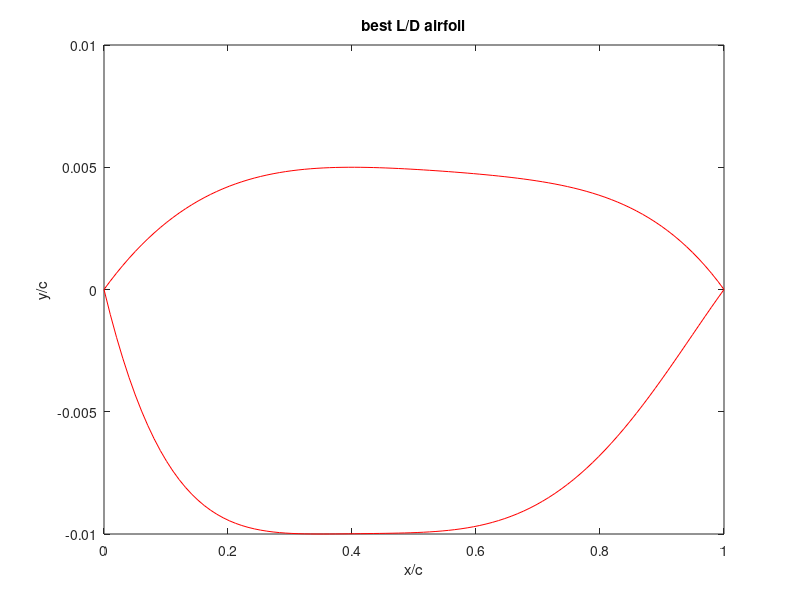
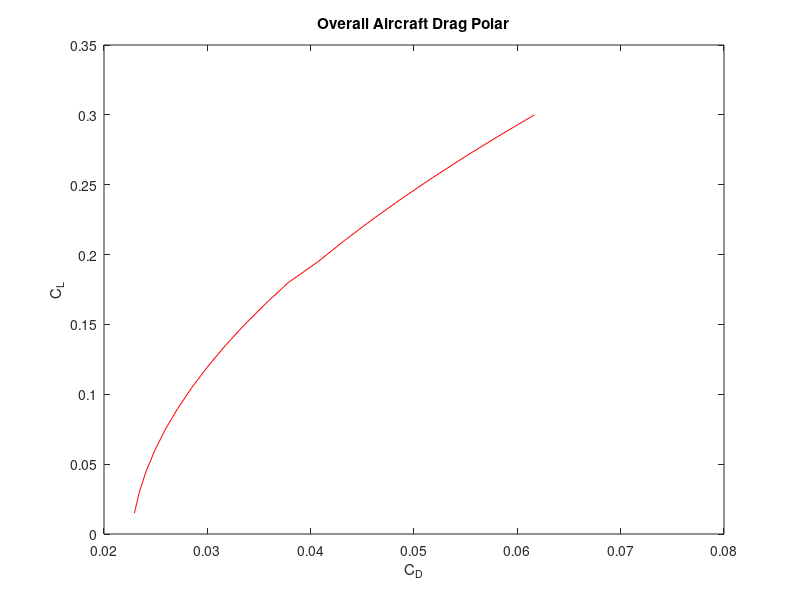
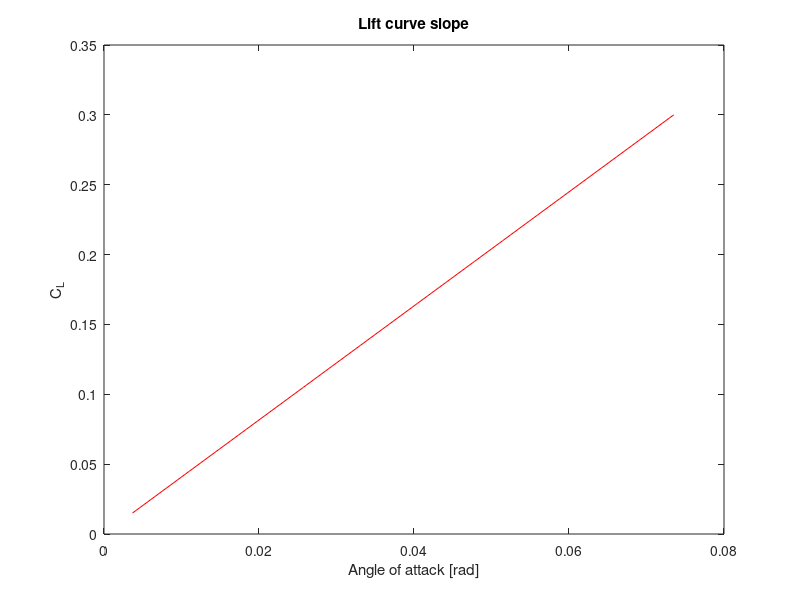
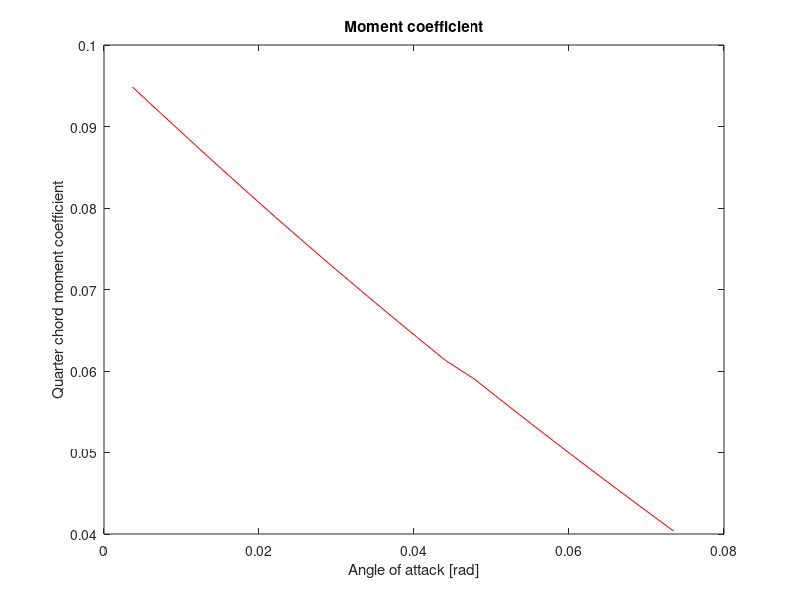

The MATLAB script that drew these images, in order:
% =============================================================================
% AIRFOIL GEOMETRY + AERODYNAMIC ANALYSIS
% =============================================================================
% Purpose:
%   1) Fit polynomial airfoil surfaces from LE radius, crest location, and TE slopes.
%   2) Compute section pressures, lift, and drag (subsonic thin-airfoil +
%      Prandtl-Glauert, or supersonic shock-expansion).
%   3) Sweep crest geometry to maximize L/D.
%   4) Check turbulent separation with Stratford's criterion (s_A vs s_B).
%
% Notes:
%   - Subsonic branch: M < 1.  Supersonic branch: M >= 1.
% =============================================================================

clc
clear
close all

%% ======================== 1. MISSION / FLOW INPUTS ========================
C_L=.1321;.5;.1321;                      % 3-D lift coefficient target
sweep=.9599;25*pi/180;.9599;        % wing sweep [deg then rad]; last value used
e=.8534;                      % Oswald efficiency
AR=1.83;8.5;1.83;                   % aspect ratio
C_d_0=0.008779;                        % profile / parasite Cd
i_max=200;                          % chordwise stations for force integration (make sure this ends in a zero)
xx_max=200;                         % stations for thin-airfoil integrals
y=1.4;                              % gamma (ratio of specific heats)
M=2;.78;2;                  % Freestream Mach; first value used
a_inf=343;                          % Freestream air speed of sound
mu=1.789E-5;                        % Freestream air dynamic viscosity
rho=.3;              % Freestream air density 
T_inf=300;                          % Freestream air temperature
p_inf=.2*101300;                    % Freestream air pressure
Cp=1005;                            % Specific heat of air
c_root=27.66;                       % Root chord length
R=287.05;                           % Gas constant for air
D_f=3.1;                            % Fuselage diameter
b=25.52;                            % Wingspan
C_p_0=-1.2;                         %Minimum zero sweep pressure coefficient obtained from XFOIL of BAC XXX airfoil
x_cp0=.05;                          %chordwise fraction of zero sweep pressure coefficient

%% ======================== 2. AIRFOIL GEOMETRY CONTROLS ========================
%note: the inputs below represent dimensions relative to the chord length (x/c)
r_le = 0.017;                        % Wing leading-edge radius / chord
theta_le_u = 2*pi/180;3*pi/180;     % Upper surface leading edge angle
theta_te_u = -2*pi/180;-2*pi/180;   % Upper surface trailing edge angle
theta_le_l = -6*pi/180;-3*pi/180;   % Lower surface leading edge angle
theta_te_l = 2*pi/180;2*pi/180;     % Lower surface trailing edge angle

x_crest_u_min=0.25;                 %Lower bound best L/D max airfoil thickness x location (upper surface)
x_crest_u_max=0.4;                  %Upper bound best L/D max airfoil thickness x location (upper surface)
y_crest_u_min=0.005;                %Lower bound best L/D max airfoil thickness y location (upper surface) 
y_crest_u_max=.01;                  %Upper bound best L/D max airfoil thickness y location (upper surface)
x_crest_l_min=0.25;                 %Lower bound best L/D max airfoil thickness x location (lower surface)
x_crest_l_max=0.4;                  %Upper bound best L/D max airfoil thickness x location (lower surface)
y_crest_l_min=-0.005;               %Lower bound best L/D max airfoil thickness y location (lower surface)
y_crest_l_max=-.015;                 %Upper bound best L/D max airfoil thickness y location (lower surface)

%% ============================= For loop iteration parameters ======================== %%
N=20;                               % upper and lower surface iteration number for Prandtl-Meyer / shock relations
xxxx_max=15;                        % upper section iteration number for Prandtl-Meyer / shock relations
xxxxx_max=20;                       % lower section iteration number for Prandtl-Meyer / shock relations
xxxxxxx_max=15;                     % lower section iteration number for Prandtl-Meyer / shock relations
pp_max=0;                           % iteration number controlling x_crest_l
nn_max=0;                           % iteration number controlling y_crest_l
p_max=0;                            % iteration number controlling x_crest_u
n_max=0;                            % iteration number controlling y_crest_u
C_L_i_max=20;                       % iteration number controlling C_L increment
C_L_max=.3;                         % Max coefficient of lift analyzed for the creation of the plots

v_inf=1;                            % nondimensional freestream speed (do not change)
dx=1/i_max;

CL_ww=[0 0.1 0.3 0.4 0.5 0.6 0.8]; %Raymer's method for induced drag
S_ww=[.91 .91 .925 .9275 .935 .935 .915]; %Raymer's method for induced drag
%% ======================== 3. CREST-GEOMETRY SEARCH LOOPS ========================
for C_L_i=1:C_L_i_max
C_L(C_L_i)=C_L_i/C_L_i_max*C_L_max;
for pp=2:pp_max+2
x_crest_l=(x_crest_l_max-x_crest_l_min)*(pp-2)/pp_max+x_crest_l_min;    
x_crest_l = .35;
for nn=2:nn_max+2
y_crest_l=(y_crest_l_max-y_crest_l_min)*(nn-2)/nn_max+y_crest_l_min;
y_crest_l=-.01;
for p=2:p_max+2
x_crest_u=(x_crest_u_max-x_crest_u_min)*(p-2)/p_max+x_crest_u_min;
x_crest_u=.4;
for n=2:n_max+2
y_crest_u=(y_crest_u_max-y_crest_u_min)*(n-2)/n_max+y_crest_u_min;
y_crest_u=.005;


%% ======================== 4. FIT POLYNOMIAL AIRFOIL SURFACES ========================
% Subsonic (M<1):  y = A1*x^(1/2) + A2*x + a3*x^2 + a4*x^3 + a5*x^4
%   A1 = +/-sqrt(2*r_le) enforces leading-edge radius.
%   Remaining coeffs match crest height, crest slope=0, TE height=0, TE slope.
% Supersonic (M>=1):  ordinary polynomial y = A1*x + ... + a5*x^5
%   (no square-root LE term; LE and TE slopes imposed directly).
if M<1

a1_u = sqrt(2*r_le);                % upper-surface LE radius term

% Matrix for unknowns [a2_u a3_u a4_u a5_u a6_u]'
M_u = [x_crest_u^(1), x_crest_u^(2), x_crest_u^(3), x_crest_u^(4);

    1, (2)*x_crest_u^(1), (3)*x_crest_u^(2), (4)*x_crest_u^(3);

    1, 1, 1, 1;
    
    1, 2, 3, 4];

MM_u = [y_crest_u - a1_u*sqrt(x_crest_u); -(1/2)*a1_u*x_crest_u^(-1/2); -a1_u; tan(theta_te_u) - (1/2)*a1_u];

% Solve
A_u = M_u \ MM_u;

a2_u = A_u(1);
a3_u = A_u(2);
a4_u = A_u(3);
a5_u = A_u(4);

% LOWER SURFACE

a1_l = -sqrt(2*r_le);

% Matrix for unknowns [a2_l a3_l a4_l a5_l]'
M_l = [x_crest_l^(1), x_crest_l^(2), x_crest_l^(3), x_crest_l^(4);

1, (2)*x_crest_l^(1), (3)*x_crest_l^(2), (4)*x_crest_l^(3);

1, 1, 1, 1;
    
1, 2, 3, 4];

MM_l = [y_crest_l - a1_l*sqrt(x_crest_l); -(1/2)*a1_l*x_crest_l^(-1/2); -a1_l; tan(theta_te_l) - (1/2)*a1_l];

% Solve
A_l = M_l \ MM_l;

a2_l = A_l(1);
a3_l = A_l(2);
a4_l = A_l(3);
a5_l = A_l(4);

else

% Matrix for unknowns [a2_u a3_u a4_u a5_u a6_u]'
M_u = [x_crest_u^(1), x_crest_u^(2), x_crest_u^(3), x_crest_u^(4), x_crest_u^(5);

1, (2)*x_crest_u^(1), (3)*x_crest_u^(2),(4)*x_crest_u^(3), (5)*x_crest_u^(4);

    1, 1, 1, 1, 1;
    
    1, 2, 3, 4, 5;
    
    1,0,0,0,0];

MM_u = [y_crest_u; 0; 0; tan(theta_te_u); tan(theta_le_u)];

% Solve
A_u = M_u \ MM_u;

a1_u = A_u(1);
a2_u = A_u(2);
a3_u = A_u(3);
a4_u = A_u(4);
a5_u = A_u(5);
% LOWER SURFACE

% Matrix for unknowns [a2_l a3_l a4_l a5_l]'
M_l = [ x_crest_l^(1), x_crest_l^(2), x_crest_l^(3), x_crest_l^(4), x_crest_l^(5);

    1, (2)*x_crest_l^(1), (3)*x_crest_l^(2), (4)*x_crest_l^(3), (5)*x_crest_l^(4);

    1, 1, 1, 1, 1;
    
    1, 2, 3, 4, 5;
    
    1, 0, 0, 0, 0];

MM_l = [ y_crest_l; 0; 0; tan(theta_te_l); tan(theta_le_l)];

% Solve
A_l = M_l \ MM_l;

a1_l = A_l(1);
a2_l = A_l(2);
a3_l = A_l(3);
a4_l = A_l(4);
a5_l = A_l(5);

end
    
%% ======================== 5. CHORDWISE INTEGRATION SETUP ========================

if M<1
beta=(1-M^2)^.5;
else
beta=(M^2-1)^.5;
end

dx_xx=1/xx_max;
sum_u(1)=0;
sum_l(1)=0;
theta(1)=0;
sum2=0;
sum3=0;
sum4=0;
u(1)=0;
l(1)=0;
sum5(1)=0;
x(1)=0;
for xx=2:xx_max
x(xx)=1/xx_max*(xx-1);
u(xx)=a1_u*x(xx)^(1/2)+a2_u*x(xx)^(1)+a3_u*x(xx)^(2)+a4_u*x(xx)^(3)+a5_u*x(xx)^(4);
s_u(xx)=0.5*a1_u*x(xx).^(-1/2) + 1*a2_u*x(xx).^(0) + 2*a3_u*x(xx).^(1) + 3*a4_u*x(xx).^(2) + 4*a5_u*x(xx).^(3);
l(xx)=a1_l*x(xx).^(1/2)+a2_l*x(xx).^(1)+a3_l*x(xx).^(2)+a4_l*x(xx).^(3)+a5_l*x(xx).^(4);
s_l(xx)=0.5*a1_l*x(xx).^(-1/2)+1*a2_l*x(xx)^(0)+2*a3_l*x(xx)^(1)+3*a4_l*x(xx)^(2)+4*a5_l*x(xx)^(3);
s_camber(xx)=((u(xx)+l(xx))/2-(u(xx-1)+l(xx-1))/2)/dx_xx;
s_camber(xx) = 0.5*(s_u(xx) + s_l(xx));

theta(xx)=acos(1-2*x(xx));
d_theta=(theta(xx)-theta(xx-1));

dy2=s_camber(xx)*d_theta;
sum2=dy2+sum2;
dy3=s_camber(xx)*cos(theta(xx))*d_theta;
sum3=dy3+sum3;
dy4=s_camber(xx)*cos(2*theta(xx))*d_theta;
sum4=dy4+sum4;

% Thin-airfoil Fourier coefficients from camber-line slope
% Thin-airfoil Fourier coefficients from camber-line slope
A1=2/pi*sum3;
A2=2/pi*sum4;
aoa_L0=1/pi*sum2-A1/2;              % zero-lift angle
L_s_2d = 2*pi/(1-M^2)^0.5*(cos(sweep))^2;             % 2-D lift slope with Prandtl-Glauert
eta_s = L_s_2d/(2*pi/beta);
F = 1.07*(1 + D_f/b)^2;
L_s_3d = (2*pi*AR) / (2 + sqrt(4 + (AR^2*beta^2/eta_s^2) * (1 + tan(sweep)^2/beta^2)));
a_i=C_L(C_L_i)/(pi*AR);
% L_s_3d=L_s_2d/(1+L_s_2d/(pi*AR*e)); % 3-D lift slope
aoa(C_L_i)=C_L(C_L_i)/L_s_3d+aoa_L0;              % geometric AoA needed for target CL
A0=aoa(C_L_i)-1/pi*sum2;
% A0=C_L/L_s_3d-A1/2;                 % A0 overwritten to match target CL

if xx<xx_max
x_q(xx)=x(xx);
s_u_q(xx)=0.5*a1_u*x_q(xx).^(-1/2) + 1*a2_u*x_q(xx).^(0) + 2*a3_u*x_q(xx).^(1) + 3*a4_u*x_q(xx).^(2) + 4*a5_u*x_q(xx).^(3);
s_l_q(xx)=0.5*a1_l*x_q(xx).^(-1/2)+1*a2_l*x_q(xx)^(0)+2*a3_l*x_q(xx)^(1)+3*a4_l*x_q(xx)^(2)+4*a5_l*x_q(xx)^(3);
s_camber_q(xx) = 0.5*(s_u_q(xx) + s_l_q(xx));

s_t_u(xx)=(s_u_q(xx)-s_camber_q(xx));
q_u(xx)=v_inf*s_t_u(xx);

% if x_i(i)==x_q(xx)
% dsum5(xx)=0;
% else
% dsum5(xx)=(q_u(xx)/(x_i(i)-x_q(xx)))*dx_xx;
% end

% sum5(xx)=dsum5(xx)+sum5(xx-1);
end

end

D_u=0;                              % running upper-surface "drag" integral (axial)
D_l=0;
L_u=0;                              % running upper-surface "lift" integral (normal)
L_l=0;
r(1)=0;
dx_i=1/i_max;
ppp=0;
v_n(1)=0;
p_u(1)=p_inf*(1+((y-1)/2)*M^2)^(y/(y-1));
p_u_B(1)=p_inf*(1+((y-1)/2)*M^2)^(y/(y-1));
Cmc4(2)=0;
Cpp(1)=1;
% p_u_B(1)=p_inf;
sum6(1)=0;
for i=2:(i_max-.01*i_max)
x_i(i)=1/i_max*(i-1)+.01;
% aoa(C_L_i)=(aoa_high-aoa_low)/i_max*(i-2)+aoa_low;

%% ----- 5a. SUBSONIC BRANCH: thin-airfoil theory + Cp -----
if M<1

uu(i)=a1_u*x_i(i)^(1/2)+a2_u*x_i(i)^(1)+a3_u*x_i(i)^(2)+a4_u*x_i(i)^(3)+a5_u*x_i(i)^(4);
ll(i)=a1_l*x_i(i).^(1/2)+a2_l*x_i(i).^(1)+a3_l*x_i(i).^(2)+a4_l*x_i(i).^(3)+a5_l*x_i(i).^(4);
s_u(i)=0.5*a1_u*x_i(i).^(-1/2) + 1*a2_u*x_i(i).^(0) + 2*a3_u*x_i(i).^(1) + 3*a4_u*x_i(i).^(2) + 4*a5_u*x_i(i).^(3);
s_l(i)=0.5*a1_l*x_i(i).^(-1/2)+1*a2_l*x_i(i)^(0)+2*a3_l*x_i(i)^(1)+3*a4_l*x_i(i)^(2)+4*a5_l*x_i(i)^(3);
s_camber_i(i) = 0.5*(s_u(i) + s_l(i));

theta_B(i)=acos(1-2*x_i(i));
% Vortex-sheet strength (thin-airfoil theory)
gamma(i) = 2*v_inf*( A0*(1+cos(theta_B(i)))/sin(theta_B(i)) + A1*sin(theta_B(i)) + A2*sin(2*theta_B(i)) )/(1-M^2)^.5;
v_u(i)=v_inf+gamma(i)/2;               % upper-surface edge speed

gamma_air = y;                      % 1.4
V_ratio_u = v_u(i) / v_inf;
T_ratio_u = 1 + 0.5*(gamma_air-1)*M^2*(1 - V_ratio_u^2);

% Vacuum / max-speed limiter (T cannot go negative)
if T_ratio_u < 1e-8
    T_ratio_u = 1e-8;
end

p_ratio_u = T_ratio_u^(gamma_air/(gamma_air-1));
Cp_u(i) = (2/(gamma_air*M^2)) * (p_ratio_u - 1);
Re_x=rho*M*a_inf*x_i(i)*c_root/mu;
slope(i)=s_u(i)-aoa(C_L_i);
Cp_u_min_0=1-(1+aoa(C_L_i)/(2*r_le)^.5)^2;
Cp_u_min_0=1-(4*aoa(C_L_i)^2/(r_le+aoa(C_L_i)^2));
Cp_u_min=Cp_u_min_0/(1-M^2)^.5;

T_0 = T_inf*(1+(y-1)/2*M^2);
V_max_B = sqrt(2*Cp*T_0);
Cp_u_min_limit = 1-(V_max_B/(M*a_inf))^2;

aff=4*r_le;

if Cp_u_min>Cp_u(i) && Cp_u_min<0 && x_i(i)<.04
Cp_u(i)=Cp_u_min;
end

% Cd_u_B=1;.03667;
% theta_C=atan(s_u(i))-aoa(C_L_i);
% Cp_u_3(i)=2*(sin(theta_C))*abs(sin(theta_C));
% Cp_u_3(i)=2*(sin(theta_C))/(1-M^2)^.5;
% p0 = p_inf*(1+(y-1)/2*M^2)^(y/(y-1));
% Cp_u_3(i)=(p0-p_inf)*sin(theta_C)/(.5*y*p_inf*M^2);
% p_u_C(i)=(Cp_u_3(i)+p_inf/(.5*rho*(M*a_inf)^2))*(.5*rho*(M*a_inf)^2);

dD_u(i)=(Cp_u(i))*s_u(i)*dx;
dL_u(i)=-(Cp_u(i))*dx;
D_u=dD_u(i)+D_u;
L_u=dL_u(i)+L_u;
r(i)=(L_u)/(D_u);

v_l(i)=v_inf-gamma(i)/2;

% theta_D=atan(-s_l(i))+aoa(C_L_i);
% p0 = p_inf*(1+(y-1)/2*M^2)^(y/(y-1));
% Cp_l_3(i)=(p0-p_inf)*sin(theta_D)/(.5*y*p_inf*M^2);
% p_u_D(i)=(Cp_l_3(i)+p_inf/(.5*rho*(M*a_inf)^2))*(.5*rho*(M*a_inf)^2);

V_ratio_l = v_l(i) / v_inf;
T_ratio_l = 1 + 0.5*(gamma_air-1)*M^2*(1 - V_ratio_l^2);
if T_ratio_l < 1e-8
    T_ratio_l = 1e-8;
end
p_ratio_l = T_ratio_l^(gamma_air/(gamma_air-1));
Cp_l(i) = (2/(gamma_air*M^2)) * (p_ratio_l - 1);
dD_l(i)=-Cp_l(i)*s_l(i)*dx;
dL_l(i)=Cp_l(i)*dx;
D_l=dD_l(i)+D_l;
L_l=dL_l(i)+L_l;
r_l(i)=(L_l)/(D_l);

D_u_true(i)=(L_u)*sin(aoa(C_L_i))+(D_u)*cos(aoa(C_L_i));
L_u_true(i)=(L_u)*cos(aoa(C_L_i))-(D_u)*sin(aoa(C_L_i));
r_u_true(i)=L_u_true(i)/D_u_true(i);
D_l_true(i)=(L_l)*sin(aoa(C_L_i))+(D_l)*cos(aoa(C_L_i));
L_l_true(i)=(L_l)*cos(aoa(C_L_i))-(D_l)*sin(aoa(C_L_i));
L_total(i)=(L_u_true(i)+L_l_true(i));

if M<1
C_l_alpha=2*pi/beta*(cos(sweep))^2;
eta_s = C_l_alpha/(2*pi/beta);
F = 1.07*(1 + D_f/b)^2;
C_L_alpha = (2*pi*AR) / (2 + sqrt(4 + (AR^2*beta^2/eta_s^2) * (1 + tan(sweep)^2/beta^2))); %Raymer
else
C_L_alpha=4/beta;
end


K0=1/C_L_alpha;

if M>=1
K100=1/(pi*AR);
else
K100=1/(pi*AR*e);
end

lowerIdxcl = find(C_L(C_L_i) >= CL_ww, 1, 'last');
if lowerIdxcl == length(CL_ww)
upperIdxcl = lowerIdxcl;
else
upperIdxcl = lowerIdxcl+1;
end

CL_ww_1=CL_ww(lowerIdxcl);
CL_ww_2=CL_ww(upperIdxcl);
S_ww_1=S_ww(lowerIdxcl);
S_ww_2=S_ww(upperIdxcl);
C_ww=-(S_ww_2-S_ww_1)/(CL_ww_2-CL_ww_1)*CL_ww_1+S_ww_1;
S_ww_t=(S_ww_2-S_ww_1)/(CL_ww_2-CL_ww_1)*C_L(C_L_i)+C_ww;

if lowerIdxcl==length(CL_ww)
    S_ww_t=S_ww_2;
elseif upperIdxcl==1
    S_ww_t=S_ww_1;
end

K=S_ww_t*K100+(1-S_ww_t)*K0; %Raymer

c_d_i=K*C_L(C_L_i)^2;

Cd_t(C_L_i)=(D_u_true(i)+D_l_true(i)+c_d_i+C_d_0);
r_i(i)=(L_u_true(i)+L_l_true(i))/Cd_t(C_L_i);

% p_u(i)=(Cp_u(i)+p_inf/(.5*y*p_inf*(M)^2))*(.5*y*p_inf*(M)^2);
% p_min(i)=(Cp_u(i)+Cp_u_3(i)+p_inf/(.5*rho*(M*a_inf)^2))*(.5*rho*(M*a_inf)^2);  
% p_u_ii(i)=p_u(i)+(p_u_C(i)-p_inf);
% p_u_iii(i)=p_u(i);
% % p_min_min(i)=min(p_u_ii(2:end));
% p_min_min(i)=min(p_u(2:end));
% Cp_min(i)=min(Cp_u+Cp_u_3);
Cp_min=C_p_0*(cos(sweep))^2;

% --- Local Mach number ---
M_local = sqrt((2/(y-1)) * ((1 + ((y-1)/2)*M^2) * ((y*M^2/2)*Cp_u(i) + 1)^(-(y-1)/y) - 1 ) );
% --- Local temperature from isentropic relation ---
T_local = T_inf *(1 + ((y-1)/2)*M^2) / (1 + ((y-1)/2)*M_local^2);
% --- Local speed of sound ---
a_local = sqrt(y*R*T_local);
% --- Local velocity ---
V_local(i) = M_local*a_local;
% --- freestream speed of sound ---
a = sqrt(y*R*T_inf);
% --- Freestream velocity ---
V_inf = M*a;

% --- Local Mach number ---
M_cp0 = sqrt((2/(y-1)) * ((1 + ((y-1)/2)*M^2) * ((y*M^2/2)*Cp_min + 1)^(-(y-1)/y) - 1 ) );
% --- Local temperature from isentropic relation ---
T_cp0 = T_inf *(1 + ((y-1)/2)*M^2) / (1 + ((y-1)/2)*M_cp0^2);
% --- Local speed of sound ---
a_cp0 = sqrt(y*R*T_cp0);
% --- Local velocity ---
V_cp0 = M_cp0*a_cp0;

% if p_u_iii(i)==p_min_min(i)
% iii=i;
% sum6(iii-1)=0;
% end

if x_i(i)<=x_cp0
iii=i;
dsum6(i)=(V_local(i)/V_cp0)^3*c_root*dx;
sum6(i)=dsum6(i)+sum6(i-1);
else
x_p(i)=sum6(iii)+(x_i(i)-x_cp0)*c_root;
Re_p=V_local(iii)*x_p(i)/mu;
Cpp(i)=1-(V_local(i)/V_cp0)^2;
dCpp(i)=Cpp(i)-Cpp(i-1);
if dCpp(i)<0
   dCpp(i)=0;
end
s_A(i)=Cpp(i)*(x_p(i)*dCpp(i)/(c_root*dx))^.5;
s_B(i)=.39*(Re_p/10^6)^.1;
end




else
    
    
%% ----- 5b. SUPERSONIC BRANCH: shock-expansion marching -----
M_n=M*cos(sweep); 
L_s_2d=4/(M^2-1)^.5*(cos(sweep))^2;                % Ackeret 2-D lift slope
L_s_3d=4/(M_n^2-1)^.5*cos(sweep);
aoa(C_L_i)=C_L(C_L_i)/L_s_3d;  

uu(i)=a1_u*x_i(i)^(1)+a2_u*x_i(i)^(2)+a3_u*x_i(i)^(3)+a4_u*x_i(i)^(4)+a5_u*x_i(i)^(5);
ll(i)=a1_l*x_i(i).^(1)+a2_l*x_i(i).^(2)+a3_l*x_i(i).^(3)+a4_l*x_i(i).^(4)+a5_l*x_i(i).^(5);
s_u(i)=a1_u + 2*a2_u*x_i(i).^(1) + 3*a3_u*x_i(i).^(2) + 4*a4_u*x_i(i)^(3) + 5*a5_u*x_i(i).^(4);
s_l(i)=a1_l+2*a2_l*x_i(i)^(1)+3*a3_l*x_i(i)^(2)+4*a4_l*x_i(i)^(3)+5*a5_l*x_i(i)^(4);

Bi=45;
M1=M;
beta_low=asin(1/M);
beta_high=pi/2;                     % shock-angle search bounds

ct=dx_i;
if i==2

if theta_le_u-aoa(C_L_i)>0

beta_sh_u=(beta_low+beta_high)/2;
for xxxx=2:xxxx_max

% Oblique-shock theta-beta-M relation (upper LE)
wing_angle_u=atan(2*cot(beta_sh_u)*(M_n^2*(sin(beta_sh_u))^2-1)/(M_n^2*(y+cos(2*beta_sh_u))+2));

if wing_angle_u<(theta_le_u-aoa(C_L_i))
    beta_sh_u=beta_sh_u+(beta_high-beta_low)/2^xxxx;
else
    beta_sh_u=beta_sh_u-(beta_high-beta_low)/2^xxxx;
end

end

Mn1u = M_n*sin(beta_sh_u);
Mn2u = sqrt((1+((y-1)/2)*Mn1u^2) / (y*Mn1u^2-(y-1)/2));
M2u = Mn2u/sin(beta_sh_u-(theta_le_u-aoa(C_L_i)));
M2u = Mn2u/cos(pi/2-beta_sh_u-aoa(C_L_i)+theta_le_u);
vM2=((atan((((M2u^2)-1)*((y-1)/(y+1)))^0.5)*(((y+1)/(y-1))^0.5))-(atan(((M2u^2)-1)^0.5)));

else
        
theta_A=theta_le_u-aoa(C_L_i); 
vM1=((atan((((M_n^2)-1)*((y-1)/(y+1)))^0.5)*(((y+1)/(y-1))^0.5))-(atan(((M_n^2)-1)^0.5)));
vM2(i)=-theta_A+vM1;
M2u=2*M/2; % M3 initial condition set to a very high value
M2f=2*M; % fixed M3 initial condition reduced in the for loop

for iiiiii = 2:N
    
    vM2i(i)=((atan((((M2u^2)-1)*((y-1)/(y+1)))^0.5)*(((y+1)/(y-1))^0.5))-(atan(((M2u^2)-1)^0.5)));
    
    if vM2i(i)>vM2(i)
        M2u=M2u-(M2f/(2^iiiiii));
    else
        M2u=M2u+(M2f/(2^iiiiii));
    end
   
end

M2u=M2u;

vM2=((atan((((M2u^2)-1)*((y-1)/(y+1)))^0.5)*(((y+1)/(y-1))^0.5))-(atan(((M2u^2)-1)^0.5)));

end
    
T01= T_inf*(1+(y-1)/2*M^2);
p01dp1u=(((y-1)/2)*(M^2)+1)^(y/(y-1));
p02dp2u=(((y-1)/2)*(M2u^2)+1)^(y/(y-1));

if theta_le_u-aoa(C_L_i)>0
Mn1u = M_n*sin(beta_sh_u);
p02dp01 = (((y+1)*Mn1u^2)/((y-1)*Mn1u^2+2))^(y/(y-1))*((y+1)/(2*y*Mn1u^2-(y-1)))^(1/(y-1));
else
p02dp01=1;
end

p02 = p02dp01*p01dp1u;
p2u(i)=p02dp01/p02dp2u*p01dp1u;

Cpu1=(p2u(i)-1)/(.5*y*(M1^2));
Cnu1=-Cpu1*ct;
Cau1=Cpu1*s_u(2)*ct;

else

p3u(2)=p2u(2);
M3(2)=M2u;

% top right surface
theta_1=atan(s_u(i-1));
theta_2=atan(s_u(i));
theta_u(i)=theta_2-theta_1;

if theta_u(i)>0   
beta_sh_u_3=(beta_low+beta_high)/2;
for xxxx=2:xxxx_max

% --- Oblique-shock theta-beta-M relation ---
wing_angle_3_u=atan(2*cot(beta_sh_u_3)*(M3(i-1)^2*(sin(beta_sh_u_3))^2-1)/(M3(i-1)^2*(y+cos(2*beta_sh_u_3))+2));

if wing_angle_3_u<theta_u(i)
    beta_sh_u_3=beta_sh_u_3+(beta_high-beta_low)/2^xxxx;
else
    beta_sh_u_3=beta_sh_u_3-(beta_high-beta_low)/2^xxxx;
end

end

Mn2u3 = M3(i-1)*sin(beta_sh_u_3);
Mn3u = sqrt((1+((y-1)/2)*Mn2u3^2) / (y*Mn2u3^2-(y-1)/2));
M3(i) = Mn2u3/cos(pi/2-beta_sh_u_3+theta_u(i));
vM3(i)=((atan((((M3(i)^2)-1)*((y-1)/(y+1)))^0.5)*(((y+1)/(y-1))^0.5))-(atan(((M3(i)^2)-1)^0.5)));
p02dp2u3(i)=(((y-1)/2)*(M3(i-1)^2)+1)^(y/(y-1));
p03dp3u(i)=(((y-1)/2)*(M3(i)^2)+1)^(y/(y-1));
p02dp01 = (((y+1)*Mn2u3^2)/((y-1)*Mn2u3^2+2))^(y/(y-1))*((y+1)/(2*y*Mn2u3^2-(y-1)))^(1/(y-1));
p03(i) = p02dp01*p02dp2u3(i);
% p3u(i)=p03(i)/p03dp3u;
p02dp01u3(i) = (((y+1)*Mn2u3^2)/((y-1)*Mn2u3^2+2))^(y/(y-1))*((y+1)/(2*y*Mn2u3^2-(y-1)))^(1/(y-1));
p3u(i) = p02dp01u3(i)/p03dp3u(i)*p02dp2u3(i)*p3u(i-1);
p03(i)=p03dp3u(i)*p3u(i);
       
else
      
p03(2)=p02;    
vM3(2)=vM2;
vM3(i)=-theta_u(i)+vM3(i-1);
M3i=2*M1/2; % M3 initial condition set to a very high value
M3f=2*M1; % fixed M3 initial condition reduced in the for loop

for iiiiii = 2:N
    
    vM3i(i)=((atan((((M3i^2)-1)*((y-1)/(y+1)))^0.5)*(((y+1)/(y-1))^0.5))-...
        (atan(((M3i^2)-1)^0.5)));
    
    if vM3i(i)>vM3(i)
        M3i=M3i-(M3f/(2^iiiiii));
    else
        M3i=M3i+(M3f/(2^iiiiii));
    end
   
end

M3(i)=M3i;

p01dp1u=(((y-1)/2)*(M1^2)+1)^(y/(y-1));
p03dp3u=(((y-1)/2)*(M3(i)^2)+1)^(y/(y-1));
p03(i)=p03(i-1);
p3u(i)=p03(i)/p03dp3u;

end

Cpu2(i)=(p3u(i)-1)/(.5*y*(M1^2));
Cnu2(i)=-Cpu2(i)*ct;
Cau2(i)=Cpu2(i)*s_u(i)*ct;

end

ct=dx_i;

if i==2

if -theta_le_l+aoa(C_L_i)>0    
beta_sh_l=(beta_low+beta_high)/2;
for xxxxx=2:xxxxx_max

% --- Oblique-shock theta-beta-M relation ---
wing_angle_l=atan(2*cot(beta_sh_l)*(M_n^2*(sin(beta_sh_l))^2-1)/(M_n^2*(y+cos(2*beta_sh_l))+2));

if wing_angle_l<(-theta_le_l+aoa(C_L_i))
    beta_sh_l=beta_sh_l+(beta_high-beta_low)/2^xxxxx;
else
    beta_sh_l=beta_sh_l-(beta_high-beta_low)/2^xxxxx;
end

end

Mn1l = M_n*sin(beta_sh_l);
Mn2l = sqrt((1+((y-1)/2)*Mn1l^2) / (y*Mn1l^2-(y-1)/2));
M2l = Mn2l/sin(beta_sh_l-(-theta_le_l+aoa(C_L_i)));
M2l = Mn2l/cos(pi/2-beta_sh_l+aoa(C_L_i)-theta_le_l);
vM2l=((atan((((M2l^2)-1)*((y-1)/(y+1)))^0.5)*(((y+1)/(y-1))^0.5))-(atan(((M2l^2)-1)^0.5)));

else

theta_Al=-theta_le_l+aoa(C_L_i); 
vM1l=((atan((((M_n^2)-1)*((y-1)/(y+1)))^0.5)*(((y+1)/(y-1))^0.5))-(atan(((M_n^2)-1)^0.5)));
vM2l(i)=-theta_Al+vM1l;      
M2l=2*M/2; % M3 initial condition set to a very high value
M2f=2*M; % fixed M3 initial condition reduced in the for loop

for iiiiii = 2:N   
    vM2il(i)=((atan((((M2l^2)-1)*((y-1)/(y+1)))^0.5)*(((y+1)/(y-1))^0.5))-(atan(((M2l^2)-1)^0.5)));  
    if vM2il(i)>vM2l(i)
        M2l=M2l-(M2f/(2^iiiiii));
    else
        M2l=M2l+(M2f/(2^iiiiii));
    end   
end

M2l=M2l;

vM2l=((atan((((M2l^2)-1)*((y-1)/(y+1)))^0.5)*(((y+1)/(y-1))^0.5))-(atan(((M2l^2)-1)^0.5)));
end

T01= T_inf*(1+(y-1)/2*M^2);
p01dp1l=(((y-1)/2)*(M^2)+1)^(y/(y-1));
p02dp2l=(((y-1)/2)*(M2l^2)+1)^(y/(y-1));

if -theta_le_l+aoa(C_L_i)>0
Mn1l = M_n*sin(beta_sh_l);
p02dp01l = (((y+1)*Mn1l^2)/((y-1)*Mn1l^2+2))^(y/(y-1))*((y+1)/(2*y*Mn1l^2-(y-1)))^(1/(y-1));
else
p02dp01l=1;
end

p02l = p02dp01l*p01dp1l;
p2l(i)=p02dp01l/p02dp2l*p01dp1l;

Cpl1=(p2l(i)-1)/(.5*y*(M1^2));
Cnl1=Cpl1*ct;
Cal1=-Cpl1*s_l(2)*ct;

else

p3l(2)=p2l(2);
M3l(2)=M2l;       
theta_1_l(i)=atan(s_l(i-1));
theta_2_l(i)=atan(s_l(i));
theta_l(i)=theta_2_l(i)-theta_1_l(i);   
       
if theta_l(i)<0   
beta_sh_l_3=(beta_low+beta_high)/2;
for xxxxxxx=2:xxxxxxx_max

% --- Oblique-shock theta-beta-M relation ---
wing_angle_3_l(i)=atan(2*cot(beta_sh_l_3)*(M3l(i-1)^2*(sin(beta_sh_l_3))^2-1)/(M3l(i-1)^2*(y+cos(2*beta_sh_l_3))+2));

if wing_angle_3_l(i)<-theta_l(i)
    beta_sh_l_3=beta_sh_l_3+(beta_high-beta_low)/2^xxxxxxx;
else
    beta_sh_l_3=beta_sh_l_3-(beta_high-beta_low)/2^xxxxxxx;
end

end

beta_sh_l_3_i(i)=beta_sh_l_3;

Mn2l3(i) = M3l(i-1)*sin(beta_sh_l_3);
Mn3l = sqrt((1+((y-1)/2)*Mn2l3(i)^2) / (y*Mn2l3(i)^2-(y-1)/2));
M3l(i) = Mn2l3(i)/cos(pi/2-beta_sh_l_3-theta_l(i));
vM3l(i)=((atan((((M3l(i)^2)-1)*((y-1)/(y+1)))^0.5)*(((y+1)/(y-1))^0.5))-(atan(((M3l(i)^2)-1)^0.5)));
% Mn3u = sqrt((1+((y-1)/2)*Mn2l3^2) / (y*Mn2l3^2-(y-1)/2));
p02dp2l3(i)=(((y-1)/2)*(M3l(i-1)^2)+1)^(y/(y-1));
p03dp3l(i)=(((y-1)/2)*(M3l(i)^2)+1)^(y/(y-1));
p02dp01l3(i) = (((y+1)*Mn2l3(i)^2)/((y-1)*Mn2l3(i)^2+2))^(y/(y-1))*((y+1)/(2*y*Mn2l3(i)^2-(y-1)))^(1/(y-1));
p03l(i) = p02dp01l3(i)*p02dp2l3(i);
% p03l(i) = p02dp01l3(i)/p03dp3l(i);
% p3l(i)=p03l(i)/p03dp3l(i);
p3l(i)=p03l(i)/p03dp3l(i);
p3l(i) = p02dp01l3(i)/p03dp3l(i)*p02dp2l3(i)*p3l(i-1);
p03l(i)=p03dp3l(i)*p3l(i);
   
else    
    
vM3l(2)=vM2l;
vM3l(i)=theta_l(i)+vM3l(i-1);
M3i=10*M1/2; % M3 initial condition set to a very high value
M3f=10*M1; % fixed M3 initial condition reduced in the for loop


for iiiiii = 2:N
    
    vM3il(i)=((atan((((M3i^2)-1)*((y-1)/(y+1)))^0.5)*(((y+1)/(y-1))^0.5))-...
        (atan(((M3i^2)-1)^0.5)));
    
    if vM3il(i)>vM3l(i)
        M3i=M3i-(M3f/(2^iiiiii));
    else
        M3i=M3i+(M3f/(2^iiiiii));
    end
    
end

M3l(i)=M3i;
p03dp3l(i)=(((y-1)/2)*(M3l(i)^2)+1)^(y/(y-1));
p3l(i)=p02l/p03dp3l(i);

end

Cpl2(i)=(p3l(i)-1)/(.5*y*(M1^2));
Cnl2(i)=Cpl2(i)*ct;
Cal2(i)=-Cpl2(i)*s_l(i)*ct;

dCmc4(i)=-((Cnu2(i)+Cnl2(i))*(x_i(i)-.25)-Cau2(i)*uu(i)-Cal2(i)*ll(i));

Cmc4(i)=dCmc4(i)+Cmc4(i-1);

end

% Integrate normal/axial force coefficients over the airfoil and rotate to lift/drag
if i>=i_max-2

Cn=Cnu1+sum(Cnu2)+Cnl1+sum(Cnl2);   % normal-force coefficient
Ca=Cau1+sum(Cau2)+Cal1+sum(Cal2);   % axial-force coefficient

Cl=(Cn*cos(aoa(C_L_i)))-(Ca*sin(aoa(C_L_i)));
Cd(C_L_i)=(Cn*sin(aoa(C_L_i)))+(Ca*cos(aoa(C_L_i)));

% Cd_p=C_d_0;
% 
% Cd_i=C_L(C_L_i)^2/(pi*AR*e);
% Cd_i=0;
% Cd_p=C_d_0;
% Cd_p_fus=.008;

K0=1/L_s_3d;

if M>=1
K100=1/(pi*AR);
else
K100=1/(pi*AR*e);
end

lowerIdxcl = find(C_L(C_L_i) >= CL_ww, 1, 'last');
if lowerIdxcl == length(CL_ww)
upperIdxcl = lowerIdxcl;
else
upperIdxcl = lowerIdxcl+1;
end

CL_ww_1=CL_ww(lowerIdxcl);
CL_ww_2=CL_ww(upperIdxcl);
S_ww_1=S_ww(lowerIdxcl);
S_ww_2=S_ww(upperIdxcl);
C_ww=-(S_ww_2-S_ww_1)/(CL_ww_2-CL_ww_1)*CL_ww_1+S_ww_1;
S_ww_t=(S_ww_2-S_ww_1)/(CL_ww_2-CL_ww_1)*C_L(C_L_i)+C_ww;

if lowerIdxcl==length(CL_ww)
    S_ww_t=S_ww_2;
elseif upperIdxcl==1
    S_ww_t=S_ww_1;
end

K=S_ww_t*K100+(1-S_ww_t)*K0; %Raymer

c_d_i=K*C_L(C_L_i)^2;

Cd_t(C_L_i)=C_d_0+c_d_i+Cd(C_L_i);

r_i(i)=C_L(C_L_i)/Cd_t(C_L_i);

end

end

end

%% ======================== 6. TRACK BEST L/D GEOMETRY ========================
r_j(n)=r_i(i);                      % L/D for this crest combination
r_j_max=max(r_j(2:end));

if r_j(n)==r_j_max
    r_le_j=r_le;
    x_crest_u_j=x_crest_u;
    y_crest_u_j=y_crest_u;
    x_crest_l_j=x_crest_l;
    y_crest_l_j=y_crest_l;
    aoa_j=aoa(C_L_i);
    a1_u_j=a1_u;
    a1_l_j=a1_l;
    a2_u_j=a2_u;
    a2_l_j=a2_l;
    a3_u_j=a3_u;
    a3_l_j=a3_l;
    a4_u_j=a4_u;
    a4_l_j=a4_l;
    a5_u_j=a5_u;
    a5_l_j=a5_l;
    if M<1
    s_A_j=s_A;
    s_B_j=s_B;
    end
end
    

end

r_k(p)=r_j_max;
r_k_max=max(r_k(2:end));

if r_k(p)==r_k_max
    r_le_k=r_le_j;
    x_crest_u_k=x_crest_u_j;
    y_crest_u_k=y_crest_u_j;
    x_crest_l_k=x_crest_l_j;
    y_crest_l_k=y_crest_l_j;
    aoa_k=aoa_j;
    a1_u_k=a1_u_j;
    a1_l_k=a1_l_j;
    a2_u_k=a2_u_j;
    a2_l_k=a2_l_j;
    a3_u_k=a3_u_j;
    a3_l_k=a3_l_j;
    a4_u_k=a4_u_j;
    a4_l_k=a4_l_j;
    a5_u_k=a5_u_j;
    a5_l_k=a5_l_j;
    if M<1
    s_A_k=s_A_j;
    s_B_k=s_B_j;
    end
end

end

r_n(nn)=r_k_max;
r_n_max=max(r_n(2:end));

if r_n(nn)==r_n_max
    r_le_n=r_le_k;
    x_crest_u_nn=x_crest_u_k;
    y_crest_u_nn=y_crest_u_k;
    x_crest_l_nn=x_crest_l_k;
    y_crest_l_nn=y_crest_l_k;
    aoa_n=aoa_k;
    a1_u_nn=a1_u_k;
    a1_l_nn=a1_l_k;
    a2_u_nn=a2_u_k;
    a2_l_nn=a2_l_k;
    a3_u_nn=a3_u_k;
    a3_l_nn=a3_l_k;
    a4_u_nn=a4_u_k;
    a4_l_nn=a4_l_k;
    a5_u_nn=a5_u_k;
    a5_l_nn=a5_l_k;
    if M<1
    s_A_nn=s_A_k;
    s_B_nn=s_B_k;
    end
end

end

r_p(pp)=r_n_max;
r_p_max=max(r_p(2:end));

if r_p(pp)==r_p_max
    r_le_p=r_le_n;
    x_crest_u_p=x_crest_u_nn;
    y_crest_u_p=y_crest_u_nn;
    x_crest_l_p=x_crest_l_nn;
    y_crest_l_p=y_crest_l_nn;
    aoa_p=aoa_n;
    a1_u_pp=a1_u_nn;
    a1_l_pp=a1_l_nn;
    a2_u_pp=a2_u_nn;
    a2_l_pp=a2_l_nn;
    a3_u_pp=a3_u_nn;
    a3_l_pp=a3_l_nn;
    a4_u_pp=a4_u_nn;
    a4_l_pp=a4_l_nn;
    a5_u_pp=a5_u_nn;
    a5_l_pp=a5_l_nn;
    if M<1
    s_A_pp=s_A_nn;
    s_B_pp=s_B_nn;
    end
end

end

if M<1
Cm_le(C_L_i)=-pi/2*(A0+A1+A2/2);
Cmc4(C_L_i)=pi/4*(A2-A1);
Cmc4(C_L_i)=Cm_le(C_L_i)+L_total(i)/4;
Cmc4_0(C_L_i)=Cmc4(C_L_i);
else

Cmc4_0(C_L_i)=Cmc4(i);

end

LdD_0(C_L_i)=r_i(i);

end

%% ======================== 7. STRATFORD RESULT + FINAL GEOMETRY ========================
if M<1

diff_s=s_A_pp-s_B_pp;               % LHS - RHS of Stratford criterion
max_diff_s=max(real(diff_s(iii:end)));  % only check aft of upper crest

if max_diff_s>0
    fprintf('flow separation\n')    % s_A > s_B  =>  recovery too steep
else
    fprintf('no flow separation\n')
end

end

aoa_final=aoa_p;

r_final=r_p_max;

fprintf('aoa(C_L_i)=%f\nx_crest_u=%f\ny_crest_u=%f\n',aoa_final,x_crest_u_p,y_crest_u_p)

fprintf('x_crest_l=%f\ny_crest_l=%f\nL/D=%f\n',x_crest_l_p,y_crest_l_p,r_final)

if M<1
x=linspace(0,1,100);
u_final=a1_u_pp*x.^(1/2)+a2_u_pp*x.^(1)+a3_u_pp*x.^(2)+a4_u_pp*x.^(3)+a5_u_pp*x.^(4);
l_final=a1_l_pp*x.^(1/2)+a2_l_pp*x.^(1)+a3_l_pp*x.^(2)+a4_l_pp*x.^(3)+a5_l_pp*x.^(4);
else
x=linspace(0,1,100);
u_final=a1_u_pp*x.^(1)+a2_u_pp*x.^(2)+a3_u_pp*x.^(3)+a4_u_pp*x.^(4)+a5_u_pp*x.^(5);
l_final=a1_l_pp*x.^(1)+a2_l_pp*x.^(2)+a3_l_pp*x.^(3)+a4_l_pp*x.^(4)+a5_l_pp*x.^(5);
end

plot(x,u_final,'-r')
hold on
plot(x,l_final,'-r')
xlabel('x/c')
ylabel('y/c')
title('best L/D airfoil')

figure(2)
plot (Cd_t,C_L,'-r')
xlabel('C_D')
ylabel('C_L')
title('Overall Aircraft Drag Polar')

figure(3)
plot (aoa, C_L, '-r')
xlabel('Angle of attack [rad]')
ylabel('C_L')
title('Lift curve slope')

figure(4)
plot (aoa, Cmc4_0, '-r')
xlabel('Angle of attack [rad]')
ylabel('Quarter chord moment coefficient')
title('Moment coefficient')

figure(5)
plot (aoa, LdD_0, '-r')
xlabel('Angle of attack [rad]')
ylabel('Lift to drag ratio')
title('L/D vs Angle Of Attack')
